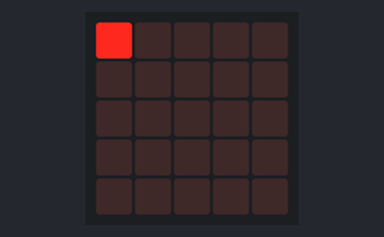
This program was run on a simulated BBC micro:bit (MakeCode). Shown: the board's 5×5 LED display.

Above: at 0.06 s.
At 0.54 s:
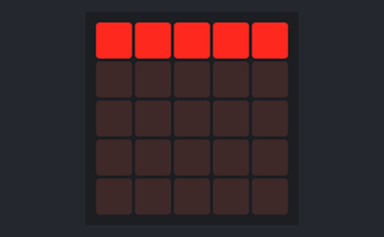
At 1.02 s:
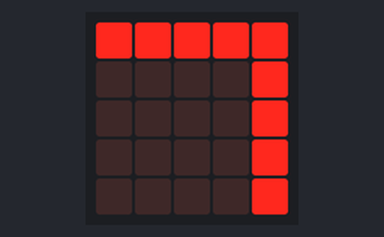
At 1.5 s:
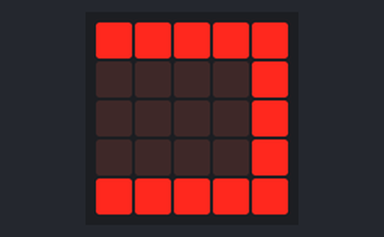
At 1.9 s:
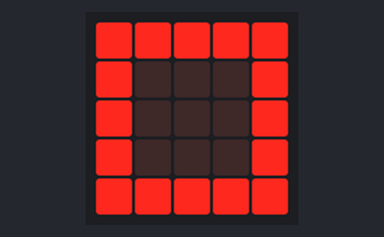

The program:

main.ts
```typescript
function light2 (num: number, light22: boolean) {
    if (num < 6) {
        x = num - 1
        y = 0
    } else if (num >= 6 && num < 9) {
        x = 4
        y = num - 5
    } else if (num >= 9 && num < 14) {
        x = 13 - num
        y = 4
    } else if (num >= 14 && num <= 16) {
        x = 0
        y = 17 - num
    }
    led.plot(x, y)
}
let y = 0
let x = 0
let index = 0
basic.forever(function () {
    index += 1
    light2(index, true)
    basic.pause(100)
})
```

test.ts
```typescript
// 在這裡測試；當此封包作為擴充功能時，將不會編譯此內容。
```
